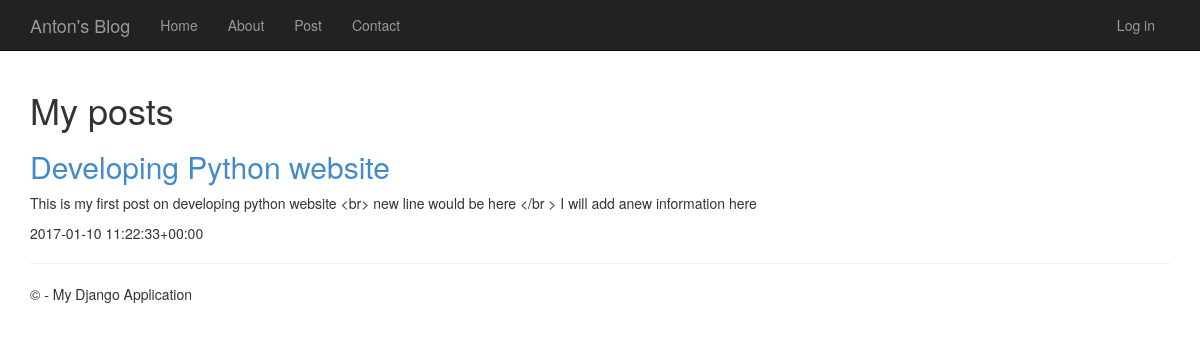
The app's page /post, older data.
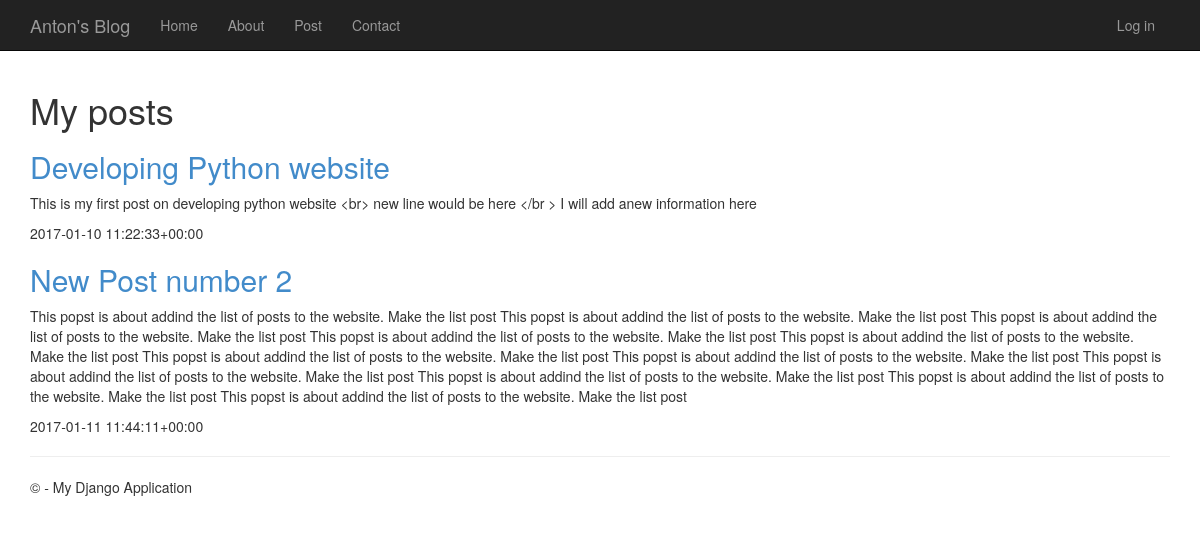
The same page, newer data.
### app/models.py (models this page shows, shortened)
class Post(models.Model):
    author = models.ForeignKey('auth.User')
    title = models.CharField(max_length=200)
    text = models.TextField()
    created_date = models.DateTimeField(
            default=timezone.now)
    published_date = models.DateTimeField(
            blank=True, null=True)

### app/views.py (the view)
def post_list(request):
    posts = Post.objects.filter(published_date__lte=timezone.now()).order_by('published_date')
    return render(request,'app/post_list.html',{'posts': posts})

### app/templates/app/post_list.html (shortened to what this page needs)
{% extends "app/layout.html" %}
{% block content %}
<body>
 <div>
<h1 > My posts </h1>
{% for post in posts %}
    <h2><a href="{% url 'post_details' pk=post.pk %}">{{ post.title }}</a></h2>
    <p>{{ post.text|linebreaksbr }}</p>
    <p>{{post.published_date|linebreaksbr }}</p>
{% endfor %}
</div>
</body>
{% endblock %}

### app/templates/app/layout.html (shortened to what this page needs)
﻿<!DOCTYPE html>
<html>
<head>
    {% load staticfiles %}
    <link rel="stylesheet" type="text/css" href="{% static 'app/content/bootstrap.min.css' %}" />
    <link rel="stylesheet" type="text/css" href="{% static 'app/content/site.css' %}" />
</head>
<body>
    <div class="navbar navbar-inverse navbar-fixed-top">
        <div class="container">
            <div class="navbar-header">
                <a href="/" class="navbar-brand">Anton's Blog</a>
            </div>
            <div class="navbar-collapse collapse">
                <ul class="nav navbar-nav">
                    <li><a href="{% url 'home' %}">Home</a></li>
                    <li><a href="{% url 'about' %}">About</a></li>
                    <li><a href="{% url 'post' %}">Post</a></li>
                    <li><a href="{% url 'contact' %}">Contact</a></li>
                </ul>
                {% include 'app/loginpartial.html' %}
            </div>
        </div>
    </div>
    <div class="container body-content">
{% block content %}{% endblock %}
        <hr/>
        <footer>
            <p>&copy; {{ year }} - My Django Application</p>
        </footer>
    </div>
</body>
</html>

### app/templates/app/loginpartial.html
{% if user.is_authenticated %}
<form id="logoutForm" action="/logout" method="post" class="navbar-right">
    {% csrf_token %}
    <ul class="nav navbar-nav navbar-right">
        <li><span class="navbar-brand">Hello {{ user.username }}!</span></li>
        <li><a href="javascript:document.getElementById('logoutForm').submit()">Log off</a></li>
    </ul>
</form>
{% else %}
<ul class="nav navbar-nav navbar-right">
    <li><a href="{% url 'login' %}">Log in</a></li>
</ul>
{% endif %}

Row changes from the older to the newer data that the page shows:
added Post: title "New Post number 2", text "This popst is about addind the list of posts to the website. Make the list post This popst is about addind the list of posts to the website. Make the list post This popst is about addind the list of posts to the website. Make the list post This popst is about addind the list of posts to the website. Make the list post This popst is about addind the list of posts to the website. Make the list post This popst is about addind the list of posts to the website. Make the list post This popst is about addind the list of posts to the website. Make the list post This popst is about addind the list of posts to the website. Make the list post This popst is about addind the list of posts to the…", published_date "2017-01-11 11:44:11+00:00"
